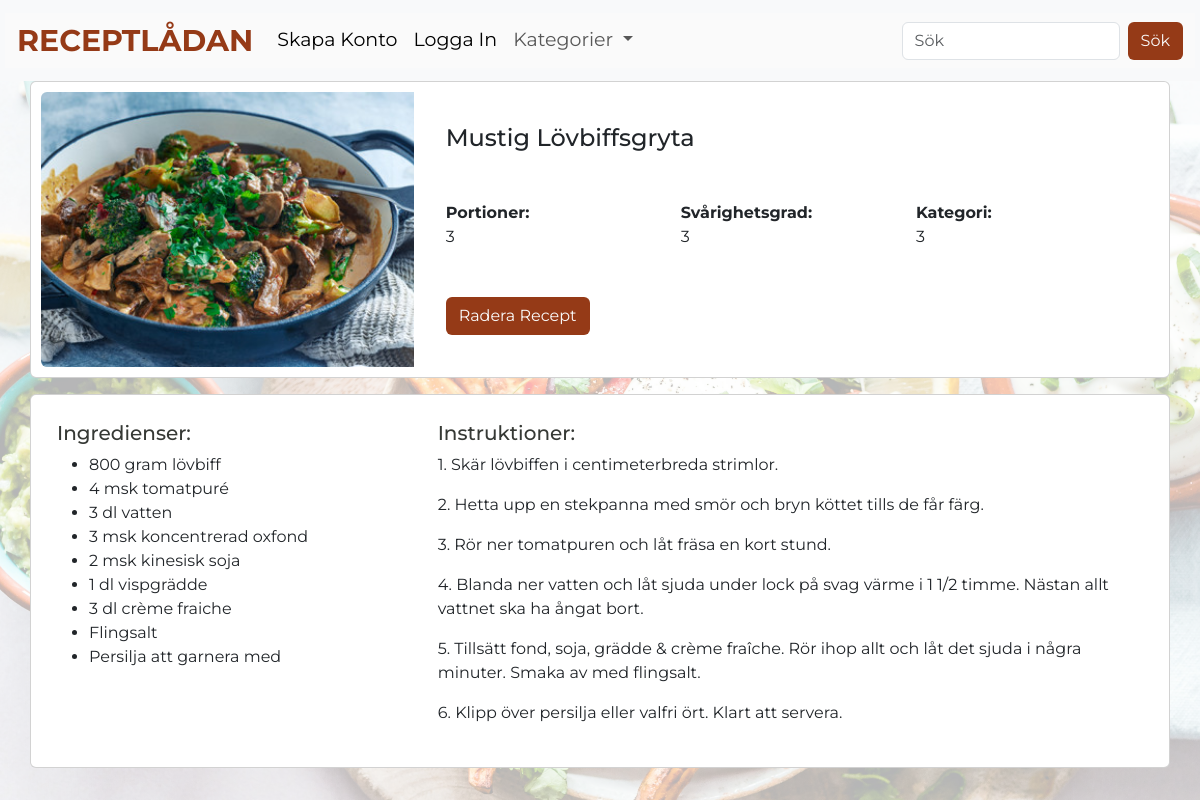
Screenshot of /detail/16 with the database file from the repository.
### main.py (models this page shows)
class Recipe(db.Model):
    id = db.Column(db.Integer, primary_key=True)
    user_id = db.Column(db.Integer, ForeignKey("users.id"))
    title = db.Column(db.String(100))
    ingredients = db.Column(db.Text)
    instruction = db.Column(db.Text)
    portions = db.Column(db.Integer)
    difficulty = db.Column(db.Integer)
    category = db.Column(db.Integer)
    date_posted = db.Column(db.DateTime, default=datetime.utcnow)
    image = db.Column(db.String(100))  # Path to the image file

### main.py (the view)
@app.route("/detail/<int:id>")
def recipe_detail(id):
    isAuthorized = session.get("Authorized", default=False)
    recipe = Recipe.query.get_or_404(id)
    return render_template(
        "recipe_detail.html", isAuthorized=isAuthorized, recipe=recipe
    )

### templates/recipe_detail.html (shortened to what this page needs)
{% extends "base.html" %} {% block body %}
<div class="main-recipe">
  <div class="card mb-3">
    <div class="row g-0">
      <div class="col-md-4 h-400">
        <img
          src="{{ recipe.image }}"
          alt="Picture of {{ recipe.title }}"
          class="img-fluid rounded-start"
          style="object-fit: cover; height: 100%; width: 100%"
        />
      </div>
      <div class="col-md-8 p-3">
        <div class="card-body">
          <div class="flex-grow-1">
            <h4 class="card-title mb-0">{{ recipe.title }}</h4>
            <br />
            <br />
            <div class="row">
              <div class="col-md-4">
                <div class="mb-4">
                  <strong>Portioner:</strong><br />
                  <p>{{ recipe.portions }}</p>
                </div>
              </div>
              <div class="col-md-4">
                <div class="mb-4">
                  <strong>Svårighetsgrad:</strong><br />
                  <p>{{ recipe.difficulty }}</p>
                </div>
              </div>
              <div class="col-md-4">
                <div class="mb-4">
                  <strong>Kategori:</strong><br />
                  <p>{{ recipe.category }}</p>
                </div>
              </div>
            </div>
            <div class="float-right">
              <br />
              <a
                href="{{ url_for ('delete_recipe', id=recipe.id) }}"
                class="btn btn-custom-secondary btn crud-btn-text"
                >Radera Recept</a
              >
            </div>
          </div>
        </div>
      </div>
    </div>
  </div>
  <div class="card mb-3">
    <div class="row">
      <div class="col-md-4">
        <div class="card-body">
          <h5>Ingredienser:</h5>
          <ul>
            {% for ingredient in recipe.ingredients.split('\n') %}
            <li>{{ ingredient }}</li>
            {% endfor %}
          </ul>
        </div>
      </div>
      <div class="col-md-8">
        <div class="card-body">
          <h5>Instruktioner:</h5>
          {% for step in recipe.instruction.split('\n') %}
          <p>{{ step }}</p>
          {% endfor %}
        </div>
      </div>
    </div>
  </div>
</div>
{% endblock %}

### static/css/main.css (style rules this page uses)
body { background-color: #fafafa; font-family: "Montserrat", sans-serif; color: #363935; background-image: url("/static/pexels-ella-olsson-1640772.jpg"); background-size: cover; background-repeat: no-repeat; background-attachment: fixed; position: relative; min-height: 100vh; }
body::before { content: ""; position: fixed; top: 0; left: 0; width: 100%; height: 100%; background: rgba(255, 255, 255, 0.7); z-index: -1; }
h1, h2, h3, h4, h5 { color: #363935; }
.btn { background-color: #953a17; color: #fafafa; }
.btn-custom-secondary { text-align: right; }
.card { margin-right: 30px; margin-left: 30px; padding: 10px; }

### rows the page displays
Recipe: image (picture), title "Mustig Lövbiffsgryta", portions "3", difficulty "3", category "3"

### other values shown
{{ ingredient }} "800 gram lövbiff" "4 msk tomatpuré" "3 dl vatten" "3 msk koncentrerad oxfond" "2 msk kinesisk soja" "1 dl vispgrädde" "3 dl crème fraiche" "Flingsalt" "Persilja att garnera med"
{{ step }} "1. Skär lövbiffen i centimeterbreda strimlor." "2. Hetta upp en stekpanna med smör och bryn köttet tills de får färg." "3. Rör ner tomatpuren och låt fräsa en kort stund." "4. Blanda ner vatten och låt sjuda under lock på svag värme i 1 1/2 timme. Nästan allt vattnet ska ha ångat bort." "5. Tillsätt fond, soja, grädde & crème fraîche. Rör ihop allt och låt det sjuda i några minuter. Smaka av med flingsalt." "6. Klipp över persilja eller valfri ört. Klart att servera."
